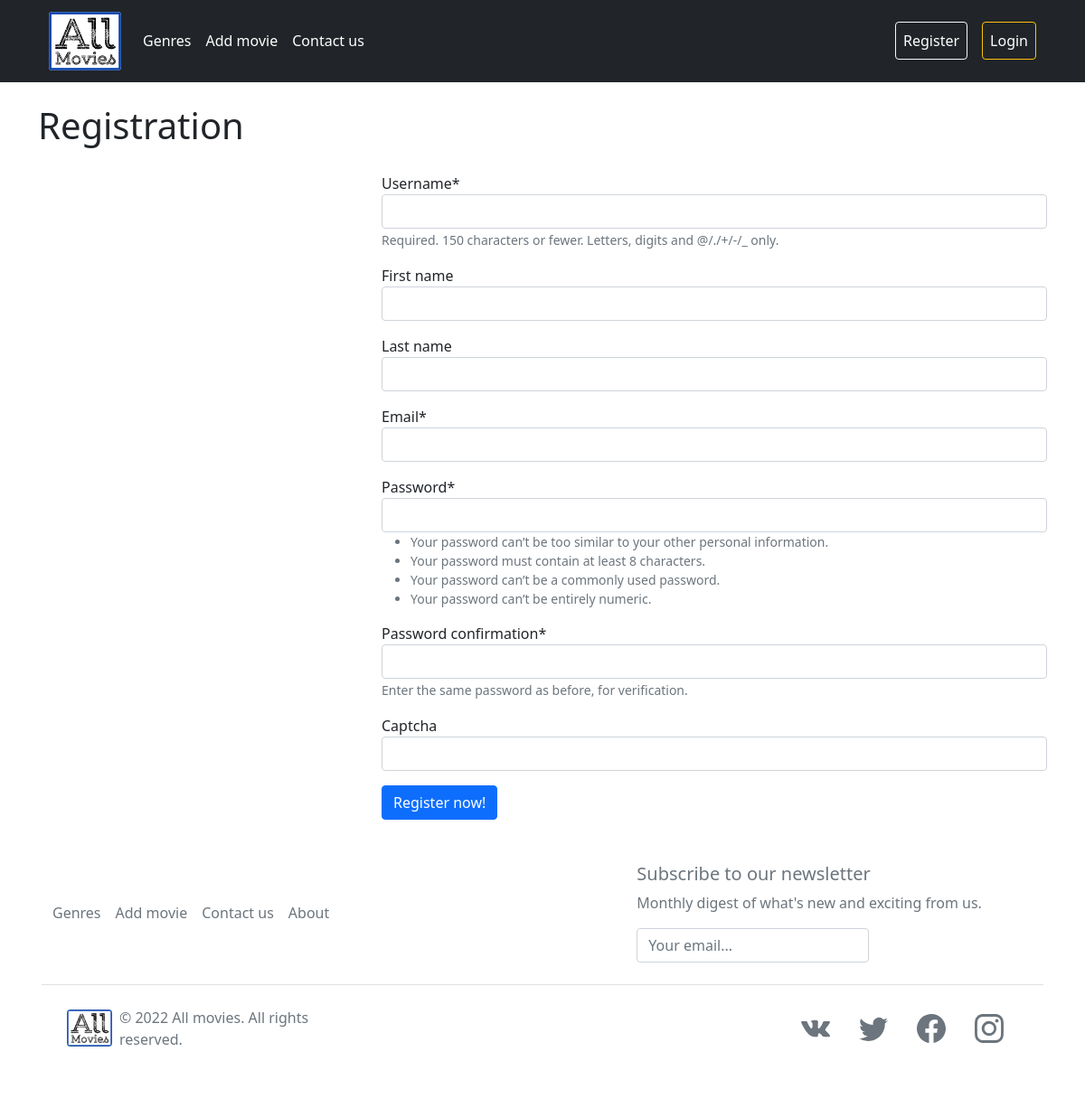
Screenshot of /register/ with the database file from the repository.
### movie_app/models.py (models this page shows)
class MenuItem(models.Model):
    title = models.CharField(max_length=128)
    slug = models.SlugField(max_length=155, unique=True, verbose_name='URL')
    position = models.PositiveIntegerField(default=auto_incrementor,)
    def __str__(self):
        return str(self.title)
    class Meta:
        ordering = ('position',)
        verbose_name = 'Menu item'
        verbose_name_plural = 'Menu items'

### movie_app/views.py (the view, shortened to what this page needs)
# urls.py: path('register/', RegisterUser.as_view(), name='register'),
class RegisterUser(ContextData, CreateView):
    form_class = RegisterUserForm
    template_name = 'movie_app/register.html'
    success_url = reverse_lazy('movie_app:login')
    def get_context_data(self, *, object_list=None, **kwargs):
        context = super().get_context_data(**kwargs)
        context_data = self.get_user_context(title=titles['register'])
        return context | context_data

### movie_app/forms.py (shortened to what this page needs)
class RegisterUserForm(UserCreationForm):
    captcha = CaptchaField()
    email = forms.CharField(max_length=255, required=True)
    def __init__(self, *args, **kwargs):
        super().__init__(*args, **kwargs)
        self.helper = FormHelper()
    class Meta:
        model = User
        fields = ['username', 'first_name', 'last_name', 'email', 'password1', 'password2']

### movie_app/templatetags/movies_app_tags.py (called while the page is built)
@register.simple_tag
def concat_all(*args):
    return ''.join(map(str, args))

@register.inclusion_tag('includes/movie_app/navbar.html', takes_context=True)
def show_top_menu(context):
    context['menu_items'] = MenuItem.objects.all()
    return context

@register.inclusion_tag('includes/movie_app/subscribe.html')
def subscribe_form():
    return {'subscribe_form': SubscribeForm}

### movie_app/utils.py (called while the page is built)
    def get_user_context(self, **kwargs):
        context = kwargs
        return context

### movie_app/templates/movie_app/register.html (shortened to what this page needs)
{% extends 'movie_app/base.html' %}
{% load crispy_forms_tags %}
{% block content %}
    <div class="mt-4 row">
        <div class="col">
            <h1>{{ title }}</h1>
        </div>
    </div>
    <div class="row">
        <div class="col-0 col-md-0 col-md-4 col-lg-4">
        </div>
        <div class="col-12 col-md-12 col-md-8 col-lg-8">
            <form method="post">
                <div class="row">
                    <div class="col-12">
                        {% for field in form %}
                            <div class="mb-3">
                                {{ field|as_crispy_field }}
                            </div>
                        {% endfor %}
                    </div>
                </div>
                <button class="btn btn-primary" type="submit">Register now!</button>
            </form>
        </div>
    </div>
{% endblock %}

### movie_app/templates/includes/movie_app/navbar.html (shortened to what this page needs)
{% load static %}
{% load movies_app_tags %}
<div class="row">
    <div class="col">
        <nav class="navbar navbar-expand-md navbar navbar-dark bg-dark">
            <div class="container">
                <a class="navbar-brand" href="{% url 'movie_app:main' %}"
                   title="Main page">
                    <img class="bg-white border-dark rounded-2"
                         src="{% static 'movie_app/img/brand-logo.png' %}"
                         alt="All movies logo"
                         width="80px">
                </a>
                <div class="collapse navbar-collapse justify-content-between" id="navbarNav">
                    <ul class="navbar-nav ml-auto">
                        {% for item in menu_items %}
                            {% if not forloop.last %}
                                <li class="nav-item">
                                    {% concat_all 'movie_app:' item.slug as item_url %}
                                    <a class="nav-link text-white" href="{% url item_url %}" title="{{ item.title }}">
                                        {{ item.title }}
                                    </a>
                                </li>
                            {% endif %}
                        {% endfor %}
                    </ul>
                    <ul class="navbar-nav mr-auto">
                        {% if not request.user.is_authenticated %}
                            <li class="nav-item">
                                <a class="nav-link register btn btn-outline-light text-white"
                                   href="{% url 'movie_app:register' %}"
                                   title="Register">
                                    Register
                                </a>
                            </li>
                            <li class="nav-item">
                                <a class="nav-link"></a>
                            </li>
                            <li class="nav-item">
                                <a class="nav-link login btn btn-outline-warning text-white"
                                   href="{% url 'movie_app:login' %}"
                                   title="Login">
                                    Login
                                </a>
                            </li>
                        {% endif %}
                    </ul>
                </div>
            </div>
        </nav>
    </div>
</div>

### movie_app/templates/includes/movie_app/footer.html
{% load static %}
{% load movies_app_tags %}
<div class="container">
    <footer class="p-3 my-4 bg-white">
        <div class="row d-flex flex-wrap justify-content-between align-items-center
        mt-2 mb-4 text-muted">
            <div class="col-6">
                <ul class="nav flex-row">
                    {% for item in menu_items %}
                        {% concat_all 'movie_app:' item.slug as item_url %}
                        <li class="nav-item me-3">
                            <a href="{% url item_url %}" class="nav-link p-0 text-muted">{{ item }}</a>
                        </li>
                    {% endfor %}
                </ul>
            </div>
            <div class="col-5">
                {% subscribe_form %}
            </div>
        </div>
        <div class="row p-3 d-flex flex-wrap justify-content-between
        align-items-center border-top">
            <div class="col-md-4 d-flex align-items-center">
                <a href="/" class="mb-3 me-2 mb-md-0 text-decoration-none lh-1">
                    <img class="bg-white border-white rounded-2"
                         src="{% static 'movie_app/img/brand-logo.png' %}"
                         alt="All movies logo"
                         width="50px">
                </a>
                <span class="text-muted">&copy; 2022 All movies. All rights reserved.</span>
            </div>
            <ul class="nav col-md-4 justify-content-end list-unstyled d-flex">
                {% include 'includes/movie_app/social_share.html' %}
            </ul>
        </div>
    </footer>
</div>

### rows the page displays
MenuItem: title "Genres"
MenuItem: title "Add movie"
MenuItem: title "Contact us"
MenuItem: title "About"

### other values shown
{{ title }} "Registration"
